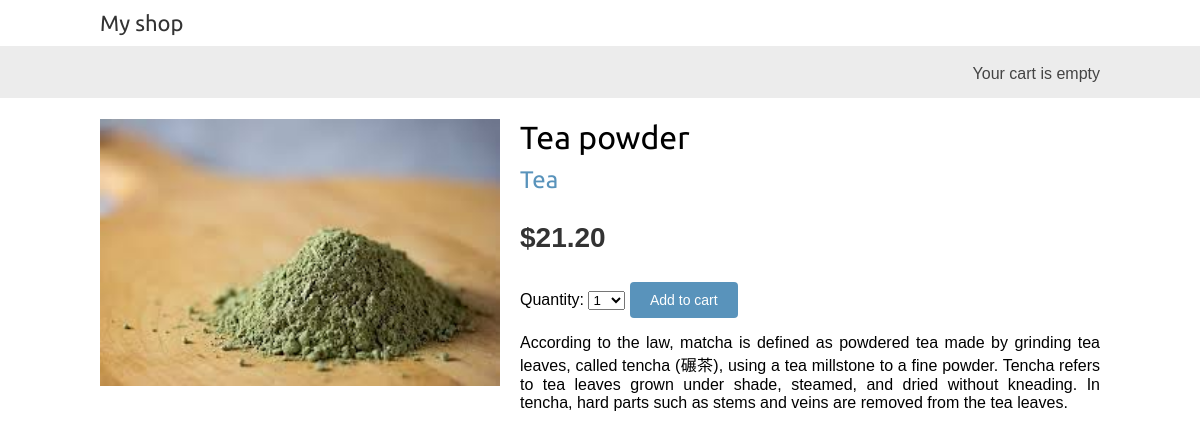
/3/tea-powder/, run on the app's committed database.
### shop/models.py (models this page shows, shortened)
class Product(models.Model):
    category = models.ForeignKey(
        Category,
        related_name = 'products',
        on_delete = models.CASCADE
    )
    name = models.CharField(max_length = 200)
    slug = models.CharField(max_length = 200)
    image = models.ImageField(
        upload_to = 'products/%Y/%m/%d',
        blank = True
    )
    description = models.TextField(blank = True)
    price = models.DecimalField(max_digits = 10, decimal_places = 2)
    available = models.BooleanField(default = True)
    created = models.DateTimeField(auto_now_add = True)
    updated = models.DateTimeField(auto_now_add = True)
    class Meta:
        ordering = ['name']
        indexes = [
            models.Index(fields = ['id', 'slug']),
            models.Index(fields = ['name']),
            models.Index(fields = ['-created']),
        ]

class Category(models.Model):
    name = models.CharField(max_length = 200)
    slug = models.SlugField(max_length = 200)
    def get_absolute_url(self):
        return reverse(
            'shop:product_list_by_category', args = [self.slug]
        )
    class Meta:
        ordering = [
            'name'
        ]
        indexes = [
            models.Index(fields = ['name']),
        ]
        verbose_name = 'category'
        verbose_name_plural = 'categories'
    def __str__(self):
        return self.name

### shop/views.py (the view)
def product_detail(request, id, slug):
    product = get_object_or_404(
        Product, id = id, slug = slug, available = True
            )
    cart_product_form = CartAddProductForm()
    return render(
        request,
        'shop/product/detail.html',
        {
            'product': product,
            'cart_product_form': cart_product_form,
        }
    )

### cart/forms.py
class CartAddProductForm(forms.Form):
    quantity = forms.TypedChoiceField(
        choices = PRODUCT_QUANTITY_CHOICES,
        coerce = int
    )
    override = forms.BooleanField(
        required = False,
        initial = False,
        widget = forms.HiddenInput
    )

### cart/cart.py (called while the page is built)
    def __len__(self):
        return sum(item['quantity'] for item in self.cart.values())

### cart/context_processors.py (called while the page is built)
def cart(request):
    return {
        'cart': Cart(request)
    }

### shop/templates/shop/product/detail.html (shortened to what this page needs)
{% extends "shop/base.html" %}
{% load static %}
{% block content %}
    <div class="product-detail">
        <img src="
        {% if product.image %}{{ product.image.url }}{% else %}
        {% static 'img/no_image.png' %}
        {% endif %}">
        <h1>{{ product.name }}</h1>
        <h2>
            <a href="{{ product.category.get_absolute_url }}">
                {{ product.category }}
            </a>
        </h2>
        <p class="price">
            ${{ product.price }}
        </p>
        <form action="{% url 'cart:cart_add' product.id %}" method="post">
            {{ cart_product_form }}
            <input type="submit" value="Add to cart">
        </form>
        {{ product.description|linebreaks }}
    </div>
{% endblock content %}

### shop/static/css/base.css (style rules this page uses)
body { margin:0; padding:0; font-family:helvetica, sans-serif; }
h1, h2, h3, h4, h5 , h6 { font-family: 'Ubuntu', sans-serif; font-weight:normal; }
a { text-decoration:none; color:#5993bb; }
a.button, input[type="submit"] { color:#fff; background:#5993bb; border-radius:4px; padding:10px 20px; font-size:14px; border:0; }
.product-detail { text-align:justify; }
.product-detail .price { color:#333; font-size:28px; font-weight:bold; }
.product-detail img { width:40%; float:left; padding:0 20px 20px 0; }
.product-detail h1 { margin-bottom:0; }
.product-detail h2 { margin-top:10px; }

### data on the page
Product: image (picture), name "Tea powder", category "Tea", price "21.20", description "According to the law, matcha is defined as powdered tea made by grinding tea leaves, called tencha (碾茶), using a tea millstone to a fine powder. Tencha refers to tea leaves grown under shade, steamed, and dried without kneading. In tencha, hard parts such as stems and veins are removed from the tea leaves."
